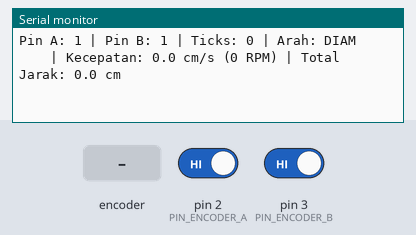
Bench run of a sketch on a simulated Arduino Uno, built with avr-gcc and run on an emulated ATmega328P. On the bench: the last lines printed to the serial monitor. Inputs (shaded band) come from the test bench; at power-on: pin 2 (PIN_ENCODER_A) HIGH, pin 3 (PIN_ENCODER_B) HIGH.

Above: at 3.5 s.
3.6 s: rotary encoder on pin 2 (PIN_ENCODER_A) / pin 3 (PIN_ENCODER_B) turned 1 step (first pin leading)
At 3.93 s:
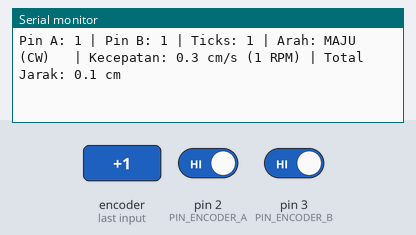
6.8 s: rotary encoder on pin 2 (PIN_ENCODER_A) / pin 3 (PIN_ENCODER_B) turned 2 steps (second pin leading)
At 7.13 s:
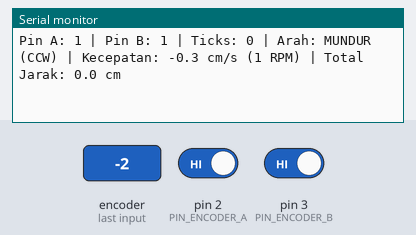
Timing chart, 0 to 9.8 s (numbered marks = the images above; inputs shaded):
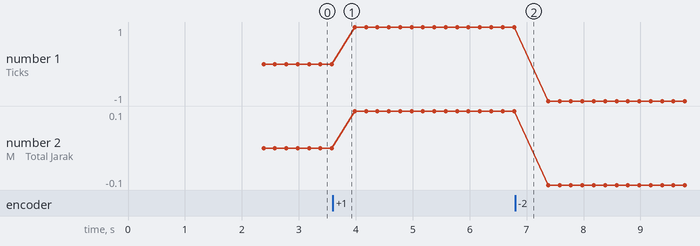

The sketch:

test_sensor_motor.ino
```cpp
// ====================================================================
// PROGRAM PENGUJIAN & DIAGNOSTIK SENSOR ENCODER MOTOR (UNTUK ARDUINO)
// Board : Arduino Uno / Nano (ATmega328P)
// Modul : Sensor Rotary Encoder Motor DC (Hall Effect / Optical Quadrature)
// Tujuan:
//   1. Menguji apakah sensor encoder motor (Fase A & Fase B) masih hidup / rusak.
//   2. Menghitung jumlah pulsa (ticks), arah putaran (maju/mundur), RPM, & jarak (cm).
//   3. Mendiagnosis apakah sinyal encoder stuck HIGH/LOW atau konslet.
// ====================================================================

#include <Arduino.h>

// --- 1. KONFIGURASI PIN ARDUINO & WARNA KABEL MOTOR ENCODER (6 KABEL) ---
// Tipe Standar JGB37-520 / JGA25-370 (Paling Umum di Indonesia):
//   1. Merah (Red)     : Motor Power (+) -> JANGAN COLOK KE ARDUINO! (Biar mengambang)
//   2. Hitam (Black)   : Encoder GND     -> Pin GND Arduino
//   3. Kuning (Yellow) : Encoder Fase A  -> Pin D2 Arduino (Hardware Interrupt INT0)
//   4. Hijau (Green)   : Encoder Fase B  -> Pin D3 Arduino
//   5. Biru (Blue)     : Encoder VCC     -> Pin 5V Arduino (Power sensor 3.3V - 5V)
//   6. Putih (White)   : Motor Power (-) -> JANGAN COLOK KE ARDUINO! (Biar mengambang)
//
// *CATATAN: Jika motor Anda tipe Pololu (Merah & Hitam = Motor):
//   Merah & Hitam = Motor (lepas), Biru = VCC, Hijau = GND, Kuning = Fase A, Putih = Fase B.
const int PIN_ENCODER_A = 2; // Interrupt INT0 (Kabel Kuning)
const int PIN_ENCODER_B = 3; // Input Fase B   (Kabel Hijau)

// --- 2. PARAMETER FISIK RODA MOBIL AGV ---
// Dari rumus.md: Diameter roda standar AGV = 6.5 cm
const float DIAMETER_RODA_CM  = 6.5;
const float KELILING_RODA_CM  = 3.14159 * DIAMETER_RODA_CM; // ~20.42 cm per putaran penuh

// Estimasi Pulsa per Putaran Roda (PPR):
// Motor DC gearbox kuning/metal standar biasanya 11 PPR (sebelum gear) atau ~330-450 PPR (setelah gear).
// Nilai default 330 ticks per putaran (bisa disesuaikan setelah Anda putar 1 putaran penuh).
const float TICKS_PER_PUTARAN = 330.0;

// --- 3. VARIABEL INTERRUPT ENCODER ---
volatile long  encoderCount  = 0;
volatile long  lastInterruptTime = 0;
volatile int   arahPutaran   = 0; // +1 = Maju, -1 = Mundur, 0 = Diam

// Pewaktu Telemetri Serial
unsigned long lastPrintTime  = 0;
const unsigned long INTERVAL_UPDATE_MS = 200; // Update tiap 200ms (5 Hz)
long lastEncoderForRPM = 0;

// --- 4. INTERRUPT SERVICE ROUTINE (ISR) ---
void bacaEncoderISR() {
  // Teknik Quadrature: baca status pin B saat pin A mengalami kenaikan (RISING)
  int valB = digitalRead(PIN_ENCODER_B);

  if (valB == LOW) {
    encoderCount++;
    arahPutaran = 1;  // Putar Maju / Searah Jarum Jam
  } else {
    encoderCount--;
    arahPutaran = -1; // Putar Mundur / Berlawanan Jarum Jam
  }
}

void setup() {
  Serial.begin(9600); // Baud rate standar Arduino Uno / Nano
  while (!Serial) {
    ; // Tunggu koneksi serial
  }

  // Gunakan INPUT_PULLUP untuk menjaga kestabilan sinyal open-collector Hall sensor
  pinMode(PIN_ENCODER_A, INPUT_PULLUP);
  pinMode(PIN_ENCODER_B, INPUT_PULLUP);

  // Pasang hardware interrupt pada Pin D2 (RISING edge)
  attachInterrupt(digitalPinToInterrupt(PIN_ENCODER_A), bacaEncoderISR, RISING);

  Serial.println(F("\n======================================================="));
  Serial.println(F("   DIAGNOSTIK & UJI SENSOR ENCODER MOTOR (ARDUINO)     "));
  Serial.println(F("======================================================="));
  Serial.println(F("[PANDUAN KABEL 6-PIN ENCODER MOTOR KE ARDUINO]:"));
  Serial.println(F("  1. BIRU   (VCC Sensor)  --> Pin 5V (atau 3.3V) Arduino"));
  Serial.println(F("  2. HITAM  (GND Sensor)  --> Pin GND Arduino"));
  Serial.println(F("  3. KUNING (Fase A)      --> Pin D2 Arduino (Hardware Interrupt)"));
  Serial.println(F("  4. HIJAU  (Fase B)      --> Pin D3 Arduino"));
  Serial.println(F("  5. MERAH & PUTIH (Motor)--> JANGAN DIHUBUNGKAN! (Biarkan lepas)"));
  Serial.println(F("-------------------------------------------------------"));
  Serial.println(F("[CARA PENGUJIAN]:"));
  Serial.println(F("  1. Putar roda motor perlahan menggunakan tangan Anda."));
  Serial.println(F("  2. Perhatikan nilai 'Ticks' di bawah:"));
  Serial.println(F("     - Jika diputar MAJU: Ticks harus BERTAMBAH (+)."));
  Serial.println(F("     - Jika diputar MUNDUR: Ticks harus BERKURANG (-)."));
  Serial.println(F("  3. Jika roda diputar tapi Ticks TETAP 0: Sensor MATI/RUSAK."));
  Serial.println(F("-------------------------------------------------------\n"));
  delay(1500);
}

void loop() {
  if (millis() - lastPrintTime >= INTERVAL_UPDATE_MS) {
    unsigned long selangWaktuMs = millis() - lastPrintTime;
    lastPrintTime = millis();

    // Ambil nilai encoder secara atomik
    noInterrupts();
    long currentCount = encoderCount;
    int currentDir    = arahPutaran;
    interrupts();

    // Hitung Delta Ticks dalam 200ms terakhir untuk kecepatan & RPM
    long deltaTicks = currentCount - lastEncoderForRPM;
    lastEncoderForRPM = currentCount;

    // Hitung RPM & Kecepatan Linear (cm/detik)
    float rotasiPerDetik = ((float)deltaTicks / TICKS_PER_PUTARAN) / ((float)selangWaktuMs / 1000.0);
    float rpm = rotasiPerDetik * 60.0;
    float kecCmPerDetik = rotasiPerDetik * KELILING_RODA_CM;

    // Hitung Estimasi Total Jarak Tempuh (cm)
    float totalJarakCm = ((float)currentCount / TICKS_PER_PUTARAN) * KELILING_RODA_CM;

    // Baca status level logika mentah saat ini di pin A & B
    int levelA = digitalRead(PIN_ENCODER_A);
    int levelB = digitalRead(PIN_ENCODER_B);

    // Tampilkan Data ke Serial Monitor
    Serial.print(F("Pin A: ")); Serial.print(levelA);
    Serial.print(F(" | Pin B: ")); Serial.print(levelB);
    Serial.print(F(" | Ticks: ")); Serial.print(currentCount);
    Serial.print(F(" | Arah: "));
    if (deltaTicks > 0) {
      Serial.print(F("MAJU (CW)  "));
    } else if (deltaTicks < 0) {
      Serial.print(F("MUNDUR (CCW)"));
    } else {
      Serial.print(F("DIAM       "));
    }

    Serial.print(F(" | Kecepatan: "));
    Serial.print(kecCmPerDetik, 1);
    Serial.print(F(" cm/s ("));
    Serial.print(abs(rpm), 0);
    Serial.print(F(" RPM)"));

    Serial.print(F(" | Total Jarak: "));
    Serial.print(totalJarakCm, 1);
    Serial.print(F(" cm"));
    Serial.println();
  }
}
```

Measured:
- after the input at 3.6 s, the serial monitor: prints a new line after 0.18 s (image 1)
- after the input at 6.8 s, the serial monitor: prints a new line after 0.18 s (image 2)
- plotted number 1: 1 → -1 after the input at 6.8 s
- plotted number 2: 0 → 0.1 after the input at 3.6 s, 0.1 → -0.1 after the input at 6.8 s
